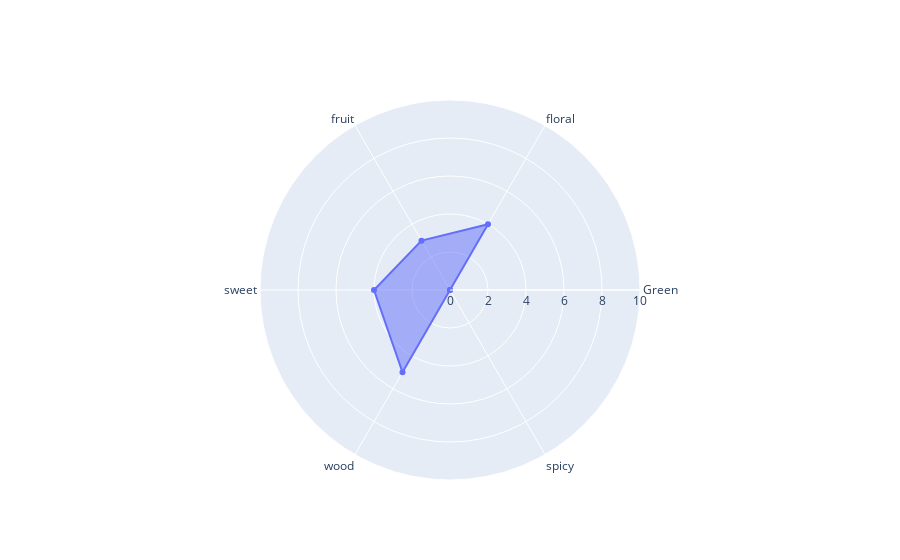

The notebook cell this image was saved under:
### Code cell
fig = go.Figure(data=go.Scatterpolar(
  r=[0,4,3,4,5,0],
  theta=["Green","floral","fruit","sweet","wood","spicy"],
  fill='toself'
))

fig.update_layout(
  polar=dict(
    radialaxis=dict(
      visible=True,
      range=[0, 10]
    ),
  ),
  showlegend=False
)

fig.show()

### Figure 1 — Plotly figure (JSON) as saved in the notebook; plotly's stock layout.template omitted (floating-point values rounded to 4 significant figures)
{"data": [{"fill": "toself", "r": [0, 4, 3, 4, 5, 0], "theta": ["Green", "floral", "fruit", "sweet", "wood", "spicy"], "type": "scatterpolar"}], "layout": {"polar": {"radialaxis": {"range": [0, 10], "visible": true}}, "showlegend": false}}
